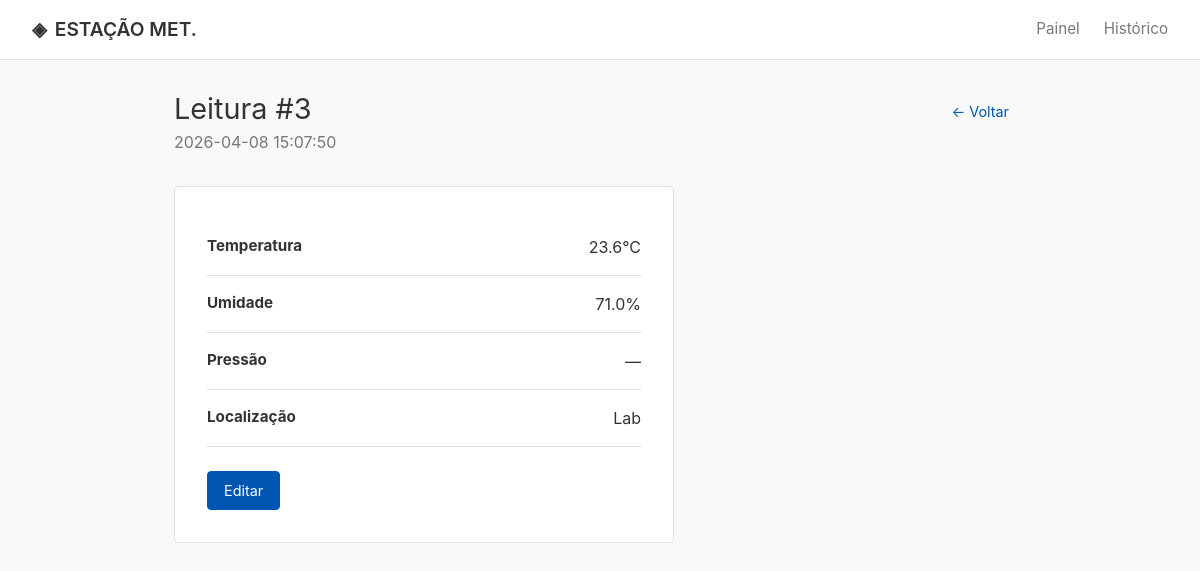
The app's page /leituras/3 with its own data.
### tables this page shows
CREATE TABLE leituras (
    id INTEGER PRIMARY KEY AUTOINCREMENT,
    temperatura REAL NOT NULL,
    umidade REAL NOT NULL,
    pressao REAL,
    localizacao TEXT DEFAULT 'Lab',
    timestamp DATETIME DEFAULT (datetime('now','localtime'))
);

### app.py (the view)
@app.route('/leituras/<int:id>')
def detalhe(id):
    leituraEncontrada = buscarLeitura(id)
    if leituraEncontrada is None:
        return jsonify({'erro': 'Leitura não encontrada'}), 404
    formatoRequisicao = request.args.get('formato')
    if formatoRequisicao == 'json':
        return jsonify(dict(leituraEncontrada))
    return render_template('detalhe.html', leitura=leituraEncontrada)

### database.py (called while the page is built)
def obterConexaoBanco():
    conexao = sqlite3.connect(caminhoBanco, timeout=10)
    conexao.execute('PRAGMA journal_mode=WAL')
    conexao.execute('PRAGMA busy_timeout=5000')
    conexao.row_factory = sqlite3.Row
    return conexao

def buscarLeitura(id):
    conexao = obterConexaoBanco()
    linha = conexao.execute('SELECT * FROM leituras WHERE id = ?', (id,)).fetchone()
    conexao.close()
    return linha

### templates/detalhe.html (shortened to what this page needs)
{% extends 'base.html' %}
{% block content %}
<div class="page-header">
  <div>
    <h1 class="page-title">Leitura #{{ leitura['id'] }}</h1>
    <p class="page-sub">{{ leitura['timestamp'] }}</p>
  </div>
  <a href="{{ url_for('listar') }}" class="btn btn-ghost">← Voltar</a>
</div>
<div class="form-card">
  <div class="detail-row">
    <span class="detail-label">Temperatura</span>
    <span class="detail-value val-temp">{{ leitura['temperatura'] }}°C</span>
  </div>
  <div class="detail-row">
    <span class="detail-label">Umidade</span>
    <span class="detail-value val-umid">{{ leitura['umidade'] }}%</span>
  </div>
  <div class="detail-row">
    <span class="detail-label">Pressão</span>
    <span class="detail-value">{{ leitura['pressao'] if leitura['pressao'] else '—' }}</span>
  </div>
  <div class="detail-row">
    <span class="detail-label">Localização</span>
    <span class="detail-value">{{ leitura['localizacao'] }}</span>
  </div>
  <div class="form-actions">
    <a href="{{ url_for('editar_form', id=leitura['id']) }}" class="btn btn-primary">Editar</a>
  </div>
</div>
{% endblock %}

### static/css/style.css (style rules this page uses)
:root { --bg: #f9f9f9; --bg-card: #ffffff; --bg-table: #ffffff; --border: #e0e0e0; --text: #333333; --muted: #777777; --accent: #0056b3; --green: #28a745; --yellow: #ffc107; --red: #dc3545; --mono: 'Courier New', Courier, monospace; --sans: -apple-system, BlinkMacSystemFont, "Segoe UI", Roboto, "Helvetica Neue", Arial, sans-serif; }
*, *::before, *::after { box-sizing: border-box; margin: 0; padding: 0; }
html { font-size: 16px; }
body { background: var(--bg); color: var(--text); font-family: var(--sans); min-height: 100vh; display: flex; flex-direction: column; line-height: 1.5; }
a { color: var(--accent); text-decoration: none; }
.page-header { display: flex; align-items: flex-start; justify-content: space-between; margin-bottom: 2rem; gap: 1rem; flex-wrap: wrap; }
.page-title { font-size: 1.8rem; font-weight: normal; letter-spacing: normal; line-height: 1.2; text-transform: none; }
.page-sub { color: var(--muted); font-size: 1rem; margin-top: 0.2rem; font-weight: normal; }
.btn { display: inline-flex; align-items: center; gap: 0.4rem; padding: 0.5rem 1rem; border-radius: 4px; font-family: var(--sans); font-size: 0.9rem; font-weight: normal; text-transform: none; cursor: pointer; border: 1px solid var(--border); box-shadow: none; transition: none; background: var(--bg-card); color: var(--text); }
.btn-primary { background: var(--accent); color: #ffffff; border-color: var(--accent); }
.btn-ghost { background: transparent; border-color: transparent; color: var(--accent); }
.val-temp { color: var(--text); font-weight: normal; background: transparent; padding: 0; border: none; }
.val-umid { color: var(--text); font-weight: normal; background: transparent; padding: 0; border: none; }
.form-card { background: var(--bg-card); border: 1px solid var(--border); border-radius: 4px; padding: 2rem; max-width: 500px; box-shadow: none; margin-bottom: 2rem; }
.form-actions { display: flex; gap: 1rem; margin-top: 1.5rem; }
.detail-row { display: flex; justify-content: space-between; align-items: center; padding: 1rem 0; border-bottom: 1px solid var(--border); }
.detail-label { font-size: 0.95rem; font-weight: bold; text-transform: none; letter-spacing: normal; color: var(--text); }
.detail-value { font-family: var(--sans); font-size: 1rem; font-weight: normal; background: transparent; padding: 0; border: none; color: var(--text); }

### records on screen
leituras: id "3", timestamp "2026-04-08 15:07:50", temperatura "23.6", umidade "71.0", localizacao "Lab"

### other values on screen
{{ leitura['pressao'] if leitura['pressao'] else '—' }} "—"
